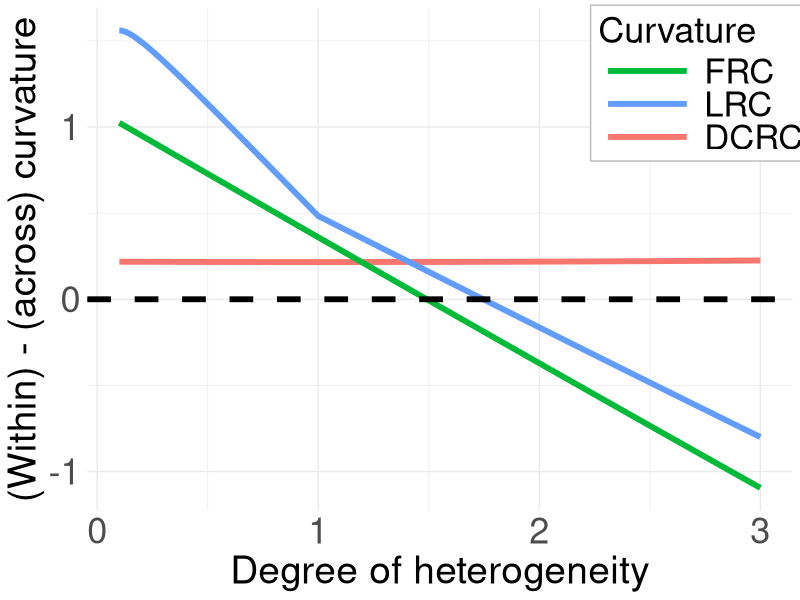

This figure's R source:
library(ggplot2)

# One-hot vector for community of i
one_hot <- function(z, K) {
  h <- rep(0, K)
  h[z] <- 1
  return(h)
}

# Compute eta and G
compute_eta_G <- function(theta, Pi, K) {
  n <- length(theta)
  theta1_norm <- sum(theta)
  theta2_norm <- sum(theta^2)
  
  eta <- K * (1 / theta1_norm) * t(Pi) %*% theta
  G <- (1 / theta2_norm) * t(Pi) %*% diag(theta^2) %*% Pi
  
  list(eta = eta, G = G)
}

# Compute expected n_i
compute_En_i <- function(theta, z, P) {
  K <- max(z)
  n <- length(theta)
  Pi <- model.matrix(~ factor(z) - 1)  # community indicator matrix
  norms <- compute_eta_G(theta, Pi, K)
  eta <- norms$eta
  
  theta1_norm <- sum(theta)
  
  En_i <- numeric(n)
  for (i in 1:n) {
    ez <- one_hot(z[i], K)
    eta_term <- as.numeric(t(ez) %*% P %*% eta)
    En_i[i] <- (1 / K) * theta[i] * theta1_norm * eta_term - theta[i]^2
    #En_i[i] <- (1 / K) * theta[i] * theta1_norm * eta_term
  }
  return(En_i)
}

# Compute expected n_ij | A_ij = 1
compute_En_ij <- function(i, j, theta, z, P) {
  K <- max(z)
  Pi <- model.matrix(~ factor(z) - 1)
  norms <- compute_eta_G(theta, Pi, K)
  G <- norms$G
  theta2_norm <- sum(theta^2)
  
  ez_i <- one_hot(z[i], K)
  ez_j <- one_hot(z[j], K)
  
  triple_term <- as.numeric(t(ez_i) %*% P %*% G %*% P %*% ez_j)
  penalty_term <- (theta[i]^2 + theta[j]^2) * P[z[i], z[j]]
  
  En_ij <- theta[i] * theta[j] * theta2_norm * triple_term - theta[i] * theta[j] * penalty_term
  #En_ij <- theta[i] * theta[j] * theta2_norm * triple_term 
  return(En_ij)
}

FRC_diff <- function(i, j, k, theta, z, P){
  Eni_vector <- compute_En_i(theta, z, P)
  Enj <- Eni_vector[j]
  Enk <- Eni_vector[k]
  
  Enij <- compute_En_ij(i, j, theta, z, P)
  Enik <- compute_En_ij(i, k, theta, z, P)
  
  result <- -Enj + Enk + 3*Enij - 3*Enik
  
  return(result)
}

LRC_diff <- function(i, j, k, theta, z, P){
  Eni_vector <- compute_En_i(theta, z, P)
  Eni <- Eni_vector[i]
  Enj <- Eni_vector[j]
  Enk <- Eni_vector[k]
  
  Enij <- compute_En_ij(i, j, theta, z, P)
  Enik <- compute_En_ij(i, k, theta, z, P)
  
  result <- 2/Enj - 2/Enk + 2*Enij/max(Eni, Enj) + Enij/min(Eni, Enj) - 2*Enik/max(Eni, Enk) - Enik/min(Eni, Enk)
  
  return(result)
}

DCRC_diff <- function(i, j, k, theta, z, P){
  Eni_vector <- compute_En_i(theta, z, P)
  Eni <- Eni_vector[i]
  Enj <- Eni_vector[j]
  Enk <- Eni_vector[k]
  
  Enij <- compute_En_ij(i, j, theta, z, P)
  Enik <- compute_En_ij(i, k, theta, z, P)
  
  result <-  Enij/(Eni*Enj) - Enik/(Eni*Enk)
  
  return(result)
}

library(ggplot2)
library(tidyr)
library(dplyr)

plot_all_diffs <- function(theta_range = seq(0.1, 3.0, length.out = 1000), save_path = "curvature_diffs.pdf") {
  n <- 100
  K <- 2
  z <- c(rep(1, n), rep(2, n))
  P <- matrix(c(1, 0.5,
                0.5, 1), nrow = K, byrow = TRUE)
  
  i <- 1     # node i in community 1
  j <- 2     # another node in same community
  k <- n + 1 # node in other community (community 2)
  
  results <- data.frame()
  
  for (val in theta_range) {
    theta <- rep(1, 2 * n)
    theta[n + 1] <- val  # vary this one only
    
    frc_val <- FRC_diff(i, j, k, theta, z, P) / 200
    lrc_val <- LRC_diff(i, j, k, theta, z, P)
    dcrc_val <- DCRC_diff(i, j, k, theta, z, P) * 200
    
    results <- rbind(results, data.frame(
      theta_nplus1 = val,
      FRC = frc_val,
      LRC = lrc_val,
      DCRC = dcrc_val
    ))
  }
  
  results_long <- pivot_longer(results, cols = c(FRC, LRC, DCRC),
                               names_to = "Metric", values_to = "Value")
  
  results_long <- results_long %>%
    mutate(Metric = recode(Metric,
                           FRC = "FRC",
                           LRC = "LRC",
                           DCRC = "DCRC"))
  

  p <- ggplot(results_long, aes(x = theta_nplus1, y = Value, color = Metric)) +
    geom_line(linewidth = 2) +
    geom_hline(yintercept = 0, linetype = "dashed", color = "black", linewidth = 2) +
    #geom_point() +
    labs(x = "Degree of heterogeneity",
         y = "(Within) - (across) curvature",
         color = "Curvature") +
    theme_minimal()+
    theme(axis.text = element_text(size = 26),          
          axis.title = element_text(size = 28),         
          legend.position = c(0.87, 0.85),
          legend.background = element_rect(fill = "white", color = "gray"),
          legend.title = element_text(size = 26),
          legend.text = element_text(size = 25),
          legend.key.width = unit(2.5, "cm"))+
    scale_color_manual( 
      values = c("FRC" = "#00BA38", "DCRC" = "#F8766D", "LRC" = "#619CFF"),# Assign colors
      breaks = c("FRC", "LRC", "DCRC")  # Order in legend
    )
  
  ggsave(save_path, p, width = 10, height = 6)
  
  return(results)
}

# Run and save
plot_all_diffs()
